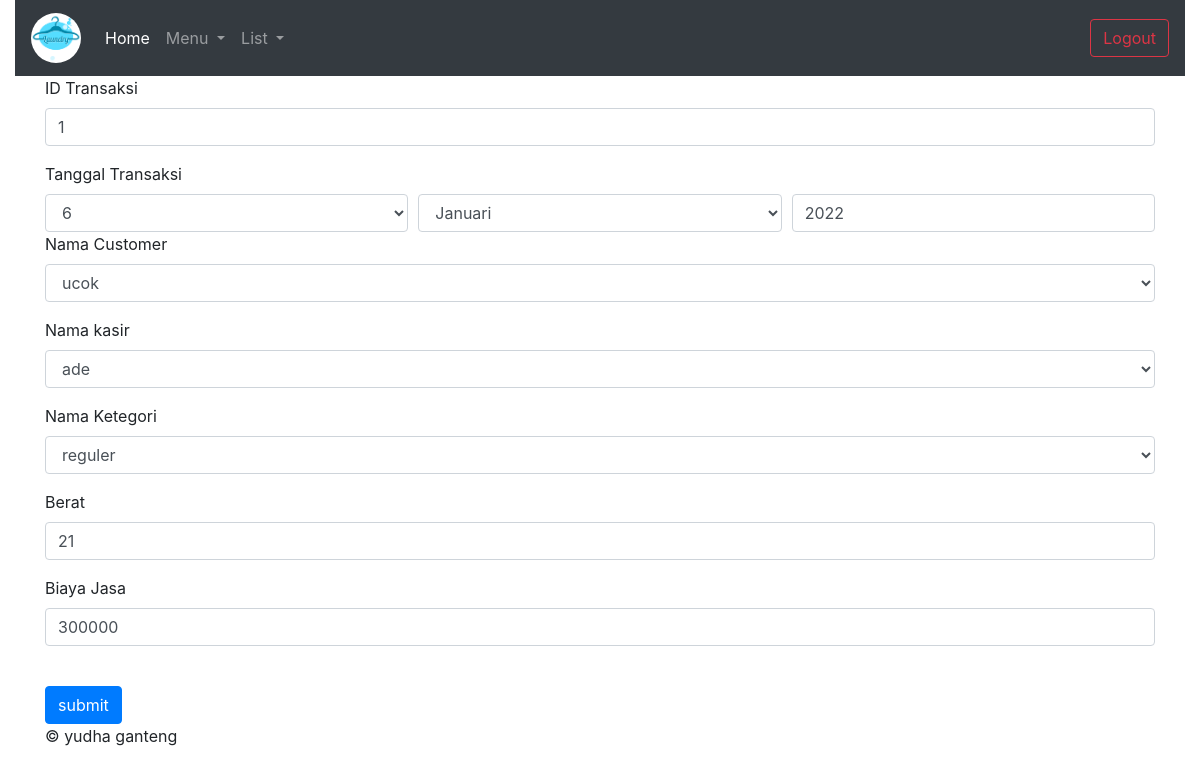
/edit_transaksi.php?id=1, run on the app's committed database.
### tables this page shows
CREATE TABLE IF NOT EXISTS `transaksi` (
  `id_transaksi` int(10) NOT NULL,
  `tanggal_transaksi` date DEFAULT NULL,
  `id_customer` int(10) DEFAULT NULL,
  `id_kasir` int(10) DEFAULT NULL,
  `id_kategori` int(10) DEFAULT NULL,
  `berat` int(10) DEFAULT NULL,
  `biaya_jasa` int(20) DEFAULT NULL,
  PRIMARY KEY (`id_transaksi`)
);

### edit_transaksi.php (the view, shortened to what this page needs)
<?php include("navbar.php"); ?>
<?php
include("config.php");
$id_transaksi = $_GET['id'];
$query = mysqli_query($conn, "SELECT * FROM transaksi WHERE id_transaksi = '" . $id_transaksi . "' ");
while ($data = mysqli_fetch_array($query)) {
    $berat = $data['berat'];
    $biaya_jasa = $data['biaya_jasa'];
    $id_customer = $data['id_customer'];
    $id_kasir = $data['id_kasir'];
    $id_kategori = $data['id_kategori'];
    $tanggal_transaksi = $data['tanggal_transaksi'];
    $tgl_trs = explode("-", $tanggal_transaksi);
}
$id = $_GET['id'];
$sql = "SELECT * FROM transaksi WHERE id_transaksi=$id";
$query = mysqli_query($conn, $sql);
$data = mysqli_fetch_assoc($query);
?>
<div class="container">
    <form action="../../controller/proses_edit.php" method="post">
        <div class="form-group">
            <label for="formGroupExampleInput">ID Transaksi</label>
            <input type="text" class="form-control" name="id_transaksi" value="<?php echo $data['id_transaksi'] ?>">
        </div>
        <label for="">Tanggal Transaksi</label>
        <div class="form-row">
            <div class="col">
                <select name="hari" class="form-control" aria-placeholder="hari">
                    <?php
                    for ($tgl = 1; $tgl <= 31; $tgl++) {
                        if ($tgl_trs[2] == $tgl) {
                            $slc_tgl = 'selected';
                        } else {
                            $slc_tgl = '';
                        }
                    ?>
                        <option <?= $slc_tgl; ?> value="<?= $tgl; ?>"><?= $tgl; ?></option>
                    <?php
                    }
                    ?>
                </select>
            </div>
            <div class="col">
                <select name="bulan" id="" class="form-control">
                    <?php
                    $data_bulan = array("Januari", "Februari", "Maret", "April", "Mei", "Juni", "Juli", "Agustus", "September", "Oktober", "November", "Desember");
                    for ($bln = 1; $bln <= 12; $bln++) {
                        if ($tgl_trs[1] == $bln) {
                            $slc_bln = 'selected';
                        } else {
                            $slc_bln = '';
                        }
                    ?>
                        <option <?= $slc_bln; ?> value="<?= $bln; ?>"><?= $data_bulan[$bln - 1]; ?></option>
                    <?php
                    }
                    ?>
                </select>
            </div>
            <div class="col">
                <input type="text" class="form-control" name="tahun" value="<?= $tgl_trs[0]; ?>" <?= $tgl_trs[0]; ?>>
            </div>
        </div>
        <div class="form-group">
            <label for="">Nama Customer</label>
            <?php
            $query = mysqli_query($conn, "SELECT * FROM customer");
            ?>
            <select name="id_customer" class="form-control">
                <?php
                while ($data = mysqli_fetch_array($query)) {
                    if ($id_customer == $data['id_customer']) {
                        $select = 'selected';
                    } else {
                        $select = '';
                    }
                ?>
                    <option <?= $select; ?> value="<?= $data['id_customer']; ?>">
                        <?= $data['nama_customer']; ?>
                    </option>
                <?php
                }
                ?>
            </select>
        </div>
        <div class="form-group">
            <label for="">Nama kasir</label>
            <?php
            $query = mysqli_query($conn, "SELECT * FROM kasir");
            ?>
            <select name="id_kasir" class="form-control">
                <?php
                while ($data = mysqli_fetch_array($query)) {
                    if ($id_kasir == $data['id_kasir']) {
                        $select = 'selected';
                    } else {
                        $select = '';
                    }
                ?>
                    <option <?= $select; ?> value="<?= $data['id_kasir']; ?>">
                        <?= $data['nama_kasir']; ?>
                    </option>
                <?php
                }
                ?>
            </select>
        </div>
        <div class="form-group">
            <label for="">Nama Ketegori</label>
            <?php
            $query = mysqli_query($conn, "SELECT * FROM kategori");
            ?>
            <select name="id_kategori" class="form-control">
                <?php
                while ($data = mysqli_fetch_array($query)) {
                    if ($id_kategori == $data['id_kategori']) {
                        $select = 'selected';
                    } else {
                        $select = '';
                    }
                ?>
                    <option <?= $select; ?> value="<?= $data['id_kategori']; ?>">
                        <?= $data['kategori']; ?>
                    </option>
                <?php
                }
                ?>
            </select>
        </div>
        <div class="form-group">
            <label for="formGroupExampleInput">Berat</label>
            <input type="text" class="form-control" name="berat" value="<?= $berat ?>">
        </div>
        <div class="form-group">
            <label for="formGroupExampleInput">Biaya Jasa</label>
            <input class="form-control" type="number" name="biaya_jasa" value="<?= $biaya_jasa; ?>">
        </div>
        <br>
        <button type="submit" class="btn btn-primary" name="submit">submit</button>
    </form>
</div>
<?php include("footer.php"); ?>

### data on the page
transaksi: id_transaksi "1", tahun "2022", berat "21", biaya_jasa "300000"

### other printed values
form field hari "6"
form field bulan "Januari"
form field id_customer "ucok"
form field id_kasir "ade"
form field id_kategori "reguler"
